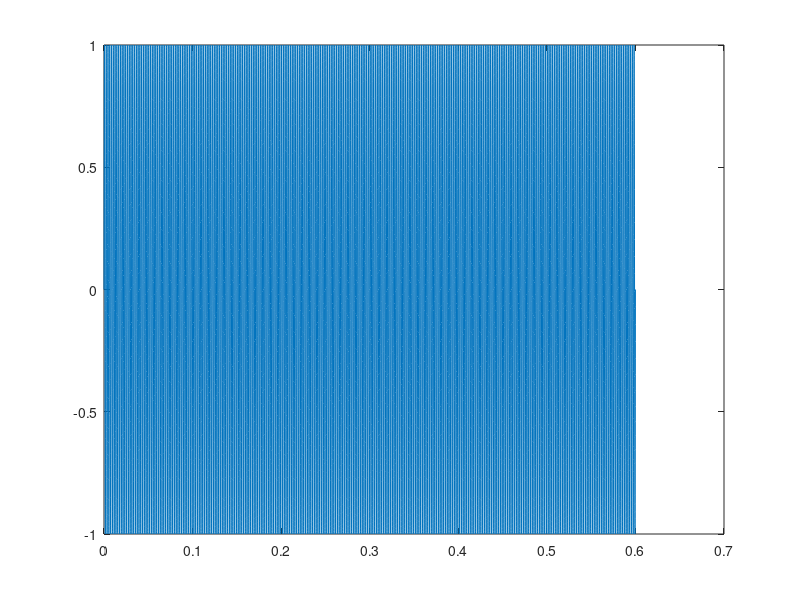
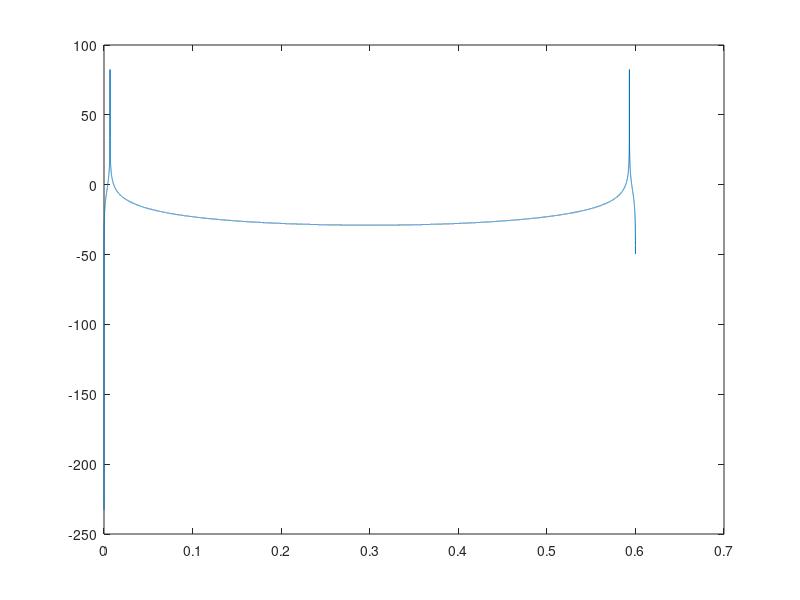
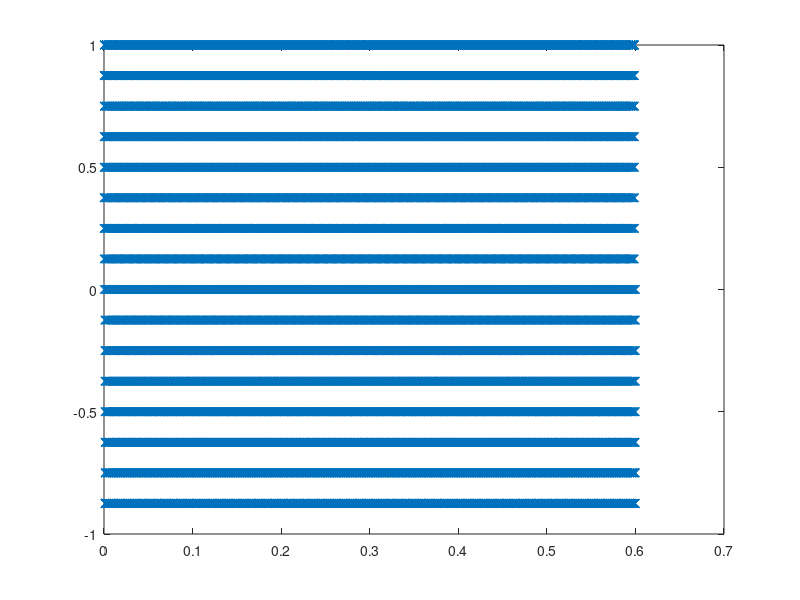
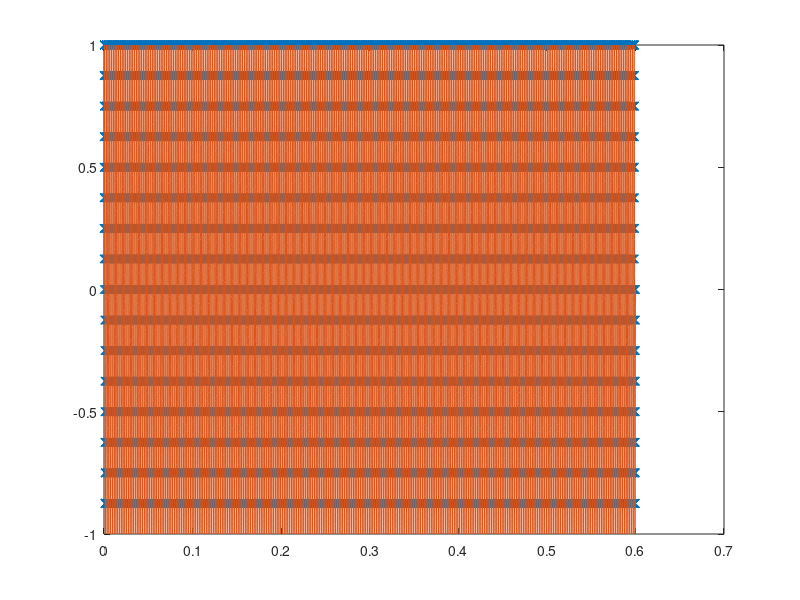

Source code (MATLAB) for these figures, in order:
%% 1
clear all
f0 = 500;
T=1/f0;
fs = 44100;
t = @(Tmax,fs) - 0:1/fs:Tmax;
t = t(T*300,fs);
x = sin(2*pi*f0*t);
figure(1)
plot(t,x)

%% 2
figure(2)
plot(t,20*log10(abs(fft(x))))

%% 3
b = 4;
sample_max = 2^(b-1);
l = x*sample_max;
xs = ceil(l)/sample_max;
figure(3)
plot(t,xs,'x');

%% 4

figure(4)
plot(t,xs,'x');
hold on;
plot(t,sin(2*pi*f0*t));

%% 5

soundsc(x,44100);
soundsc(xs,44100);

%% 6
figure(6)
plot(t,20*log10(abs(fft(x))))